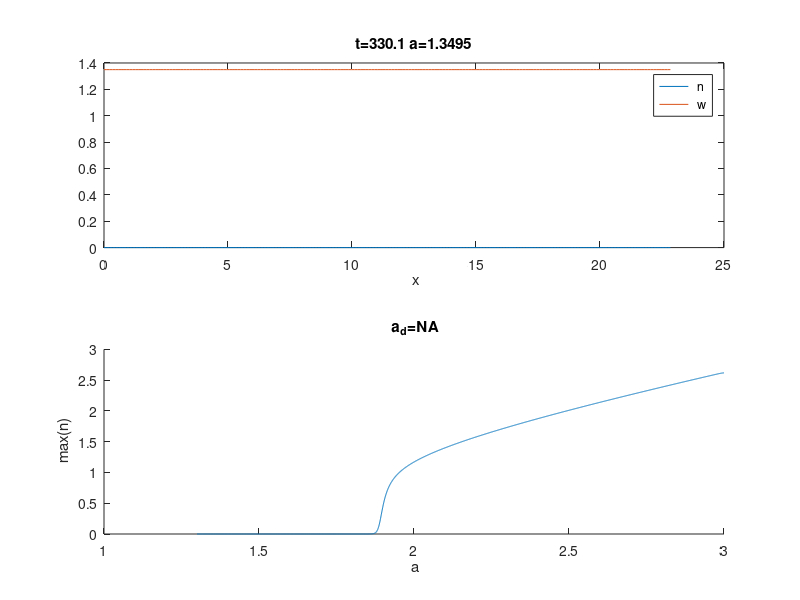

Reproduce this figure in MATLAB.
N=200;
L=22.839;
x=linspace(0,L,N);

delta=0.05;
sigma0=0; %0.0001;
m = 1; % New parameter m
eps=0.005;
a0=3;
a1=1.3;
dt=0.1;
T=(a0 -a1)/eps;
tt=0:dt:T;
aa= a0 -eps*tt;

n0=a0/2+sqrt(a0^2/4-1);
n=(x') *0+n0; w=1./n;
dx=x(2)-x(1);
tout=0;

% laplacian with neumann boundary conditions
Lap=-2*diag(ones(1,N))+diag(ones(1,N-1) ,1)+diag(ones(1,N-1) ,-1);
Lap(1,2)=2;Lap(N,N-1)=2;

M1=delta*Lap/dx^2+eye(N)*(-1/dt -m);
M2=Lap/dx^2-eye(N);

maxn=[]; spread=[];

for idx=1:numel(tt)
    a=aa(idx);
    t=tt(idx);

    noise= randn(N,1)*sqrt(dt)*sigma0*sqrt(N)*0;
    wnext =(M2 -diag(n.^2))\(-a-noise/dt);
    nnext=M1\(-n/dt -n.^2.*w);
    n=nnext; w=wnext;

    maxn(end+1)=max(n);
    spread(end+1) = (max(n)-min(n))/mean(n);
    if t>tout
        tout=tout+10;
        subplot(2,1,1);
        plot(x,n,x,w);
        legend(' n' ,' w' ); xlabel( ' x' );
        title(sprintf( ' t=%g a=%g ' ,t, a));
        drawnow;
    end ;
end ;

subplot(2,1,2); hold on;
plot(aa,maxn);
at = interp1( spread , aa , 1); % revoir ca
d=delta;
ap = (3-2*sqrt(2-2*d))/(sqrt(3-2*sqrt(2-2*d)-d)*d);
disp("test")
disp(at)
disp(ap)
plot([at,at],[0,3], ' --b' );
xlabel(' a' ); ylabel( ' max(n)' );
title(sprintf( ' a_d=%g' ,at));